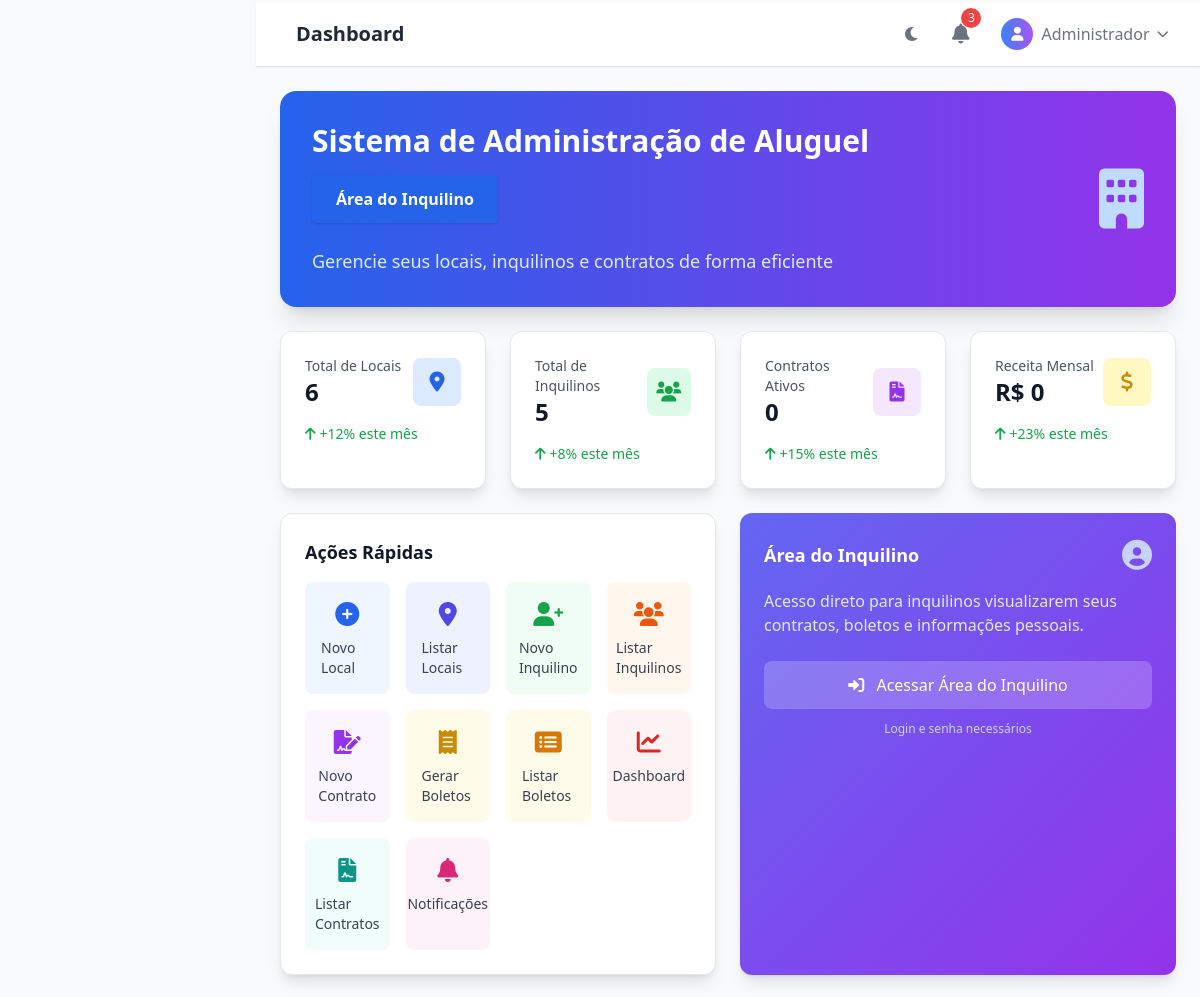
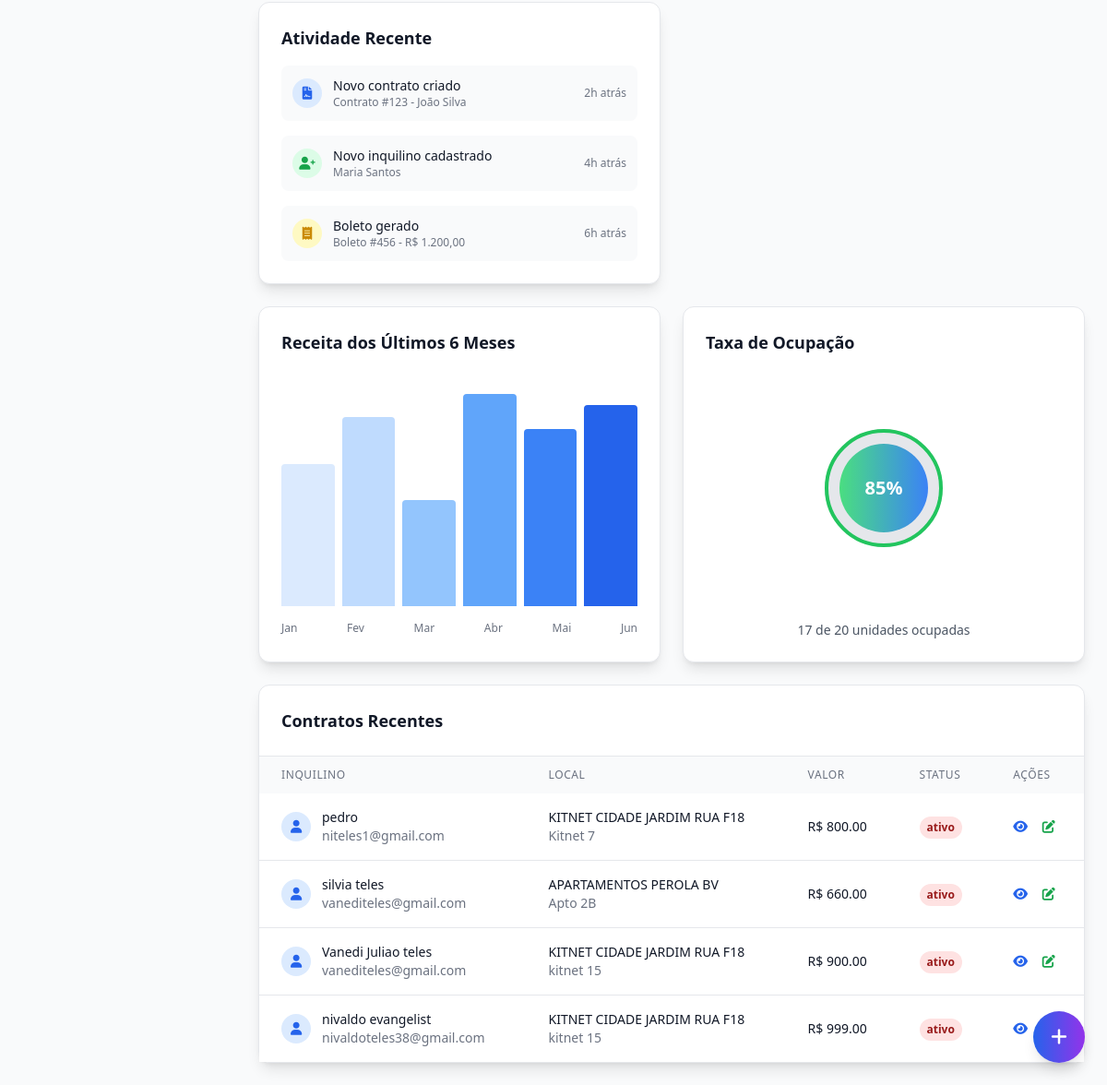
Before: / (lower part) with the older database file (2 pictures, top to bottom).
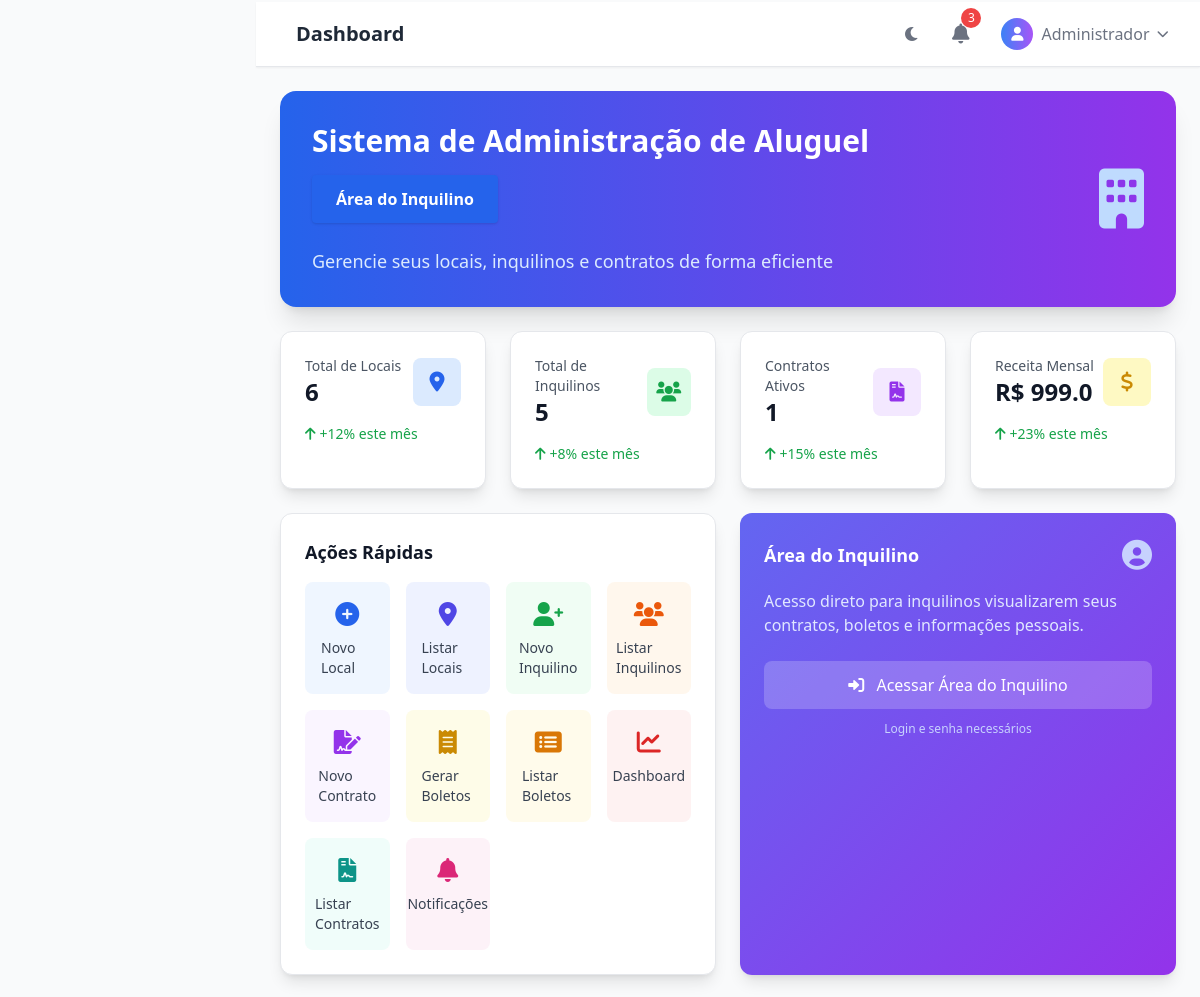
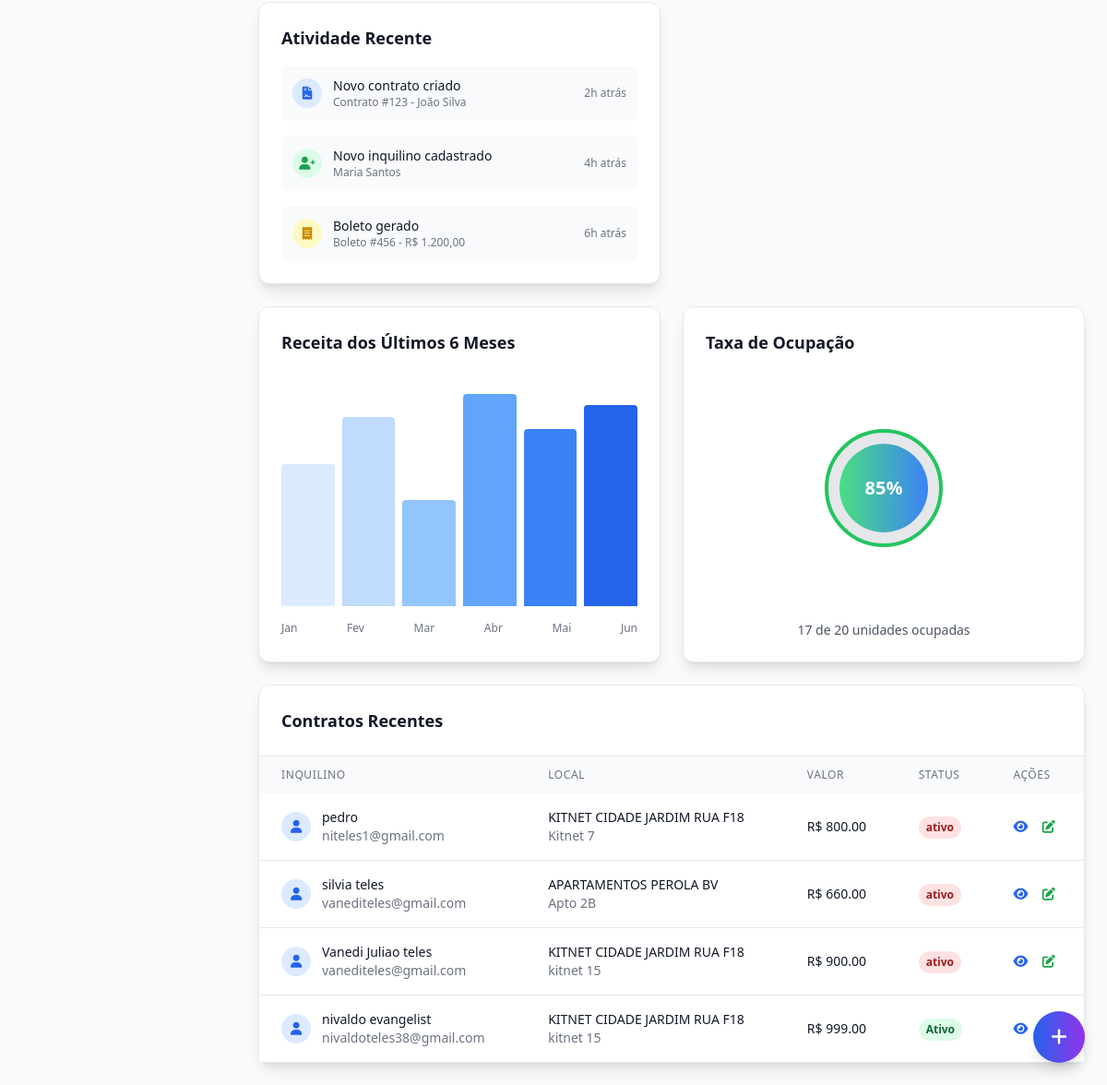
After: the same page with the newer database file (2 pictures, top to bottom).
### app/models.py (models this page shows, shortened)
class Contrato(db.Model):
    id = db.Column(db.Integer, primary_key=True)
    inquilino_id = db.Column(db.Integer, db.ForeignKey('inquilino.id'), nullable=False)
    unidade_id = db.Column(db.Integer, db.ForeignKey('unidade.id'), nullable=False)
    valor_aluguel = db.Column(db.Float, nullable=False)
    valor_caucao = db.Column(db.Float, nullable=True)  # Caução (aluguel + condomínio)
    data_inicio = db.Column(db.Date, nullable=False)
    data_fim = db.Column(db.Date, nullable=True)
    dia_vencimento = db.Column(db.String(2), nullable=False)  # Usar string para evitar erro com zeros à esquerda
    situacao = db.Column(db.String(20), nullable=False, default='Ativo')
    observacoes = db.Column(db.Text, nullable=True)
    proprietario_nome = db.Column(db.String(120), nullable=False)
    proprietario_cnpjcpf = db.Column(db.String(20), nullable=False)
    proprietario_endereco = db.Column(db.String(200), nullable=False)
    proprietario_telefone = db.Column(db.String(20), nullable=True)
    proprietario_email = db.Column(db.String(120), nullable=True)
    taxa_condominio = db.Column(db.Float, nullable=True)
    taxa_iptu = db.Column(db.Float, nullable=True)  # Corrigido nome
    taxa_assinatura = db.Column(db.Float, nullable=True)
    arquivo_contrato = db.Column(db.String(500), nullable=True)  # Caminho do arquivo PDF
    envelope_id = db.Column(db.String(100), nullable=True)  # ID do envelope no D4Sign
    status_assinatura = db.Column(db.String(20), nullable=True, default='nao_enviado')  # nao_enviado, enviado, assinado, cancelado
    arquivo_contrato_assinado = db.Column(db.String(500), nullable=True)  # Caminho do arquivo PDF assinado
    data_envio_assinatura = db.Column(db.DateTime, nullable=True)
    data_assinatura = db.Column(db.DateTime, nullable=True)
    boletos = db.relationship('Boleto', backref='contrato', lazy=True)

class Inquilino(db.Model):
    id = db.Column(db.Integer, primary_key=True)
    nome = db.Column(db.String(120), nullable=False)
    cpf = db.Column(db.String(14), unique=True, nullable=False)
    data_nascimento = db.Column(db.Date, nullable=False)
    idade = db.Column(db.Integer, nullable=True)  # Calculada automaticamente
    endereco = db.Column(db.String(200), nullable=False)
    cep = db.Column(db.String(9), nullable=False)
    telefone = db.Column(db.String(20), nullable=False)
    email = db.Column(db.String(120), nullable=True)
    unidade_id = db.Column(db.Integer, db.ForeignKey('unidade.id'), nullable=False)
    username = db.Column(db.String(50), unique=True, nullable=True)
    password_hash = db.Column(db.String(255), nullable=True)
    data_criacao_login = db.Column(db.DateTime, nullable=True)
    status_login = db.Column(db.String(20), nullable=False, default='inativo')  # inativo, ativo, bloqueado
    contratos = db.relationship('Contrato', backref='inquilino', lazy=True)

class Local(db.Model):
    id = db.Column(db.Integer, primary_key=True)
    nome = db.Column(db.String(120), nullable=False)
    unidades = db.relationship('Unidade', backref='local', lazy=True)

class Unidade(db.Model):
    id = db.Column(db.Integer, primary_key=True)
    nome = db.Column(db.String(120), nullable=False)
    local_id = db.Column(db.Integer, db.ForeignKey('local.id'), nullable=False)
    status = db.Column(db.String(20), nullable=False, default='disponivel')  # disponivel, ocupada, manutencao
    inquilinos = db.relationship('Inquilino', backref='unidade', lazy=True)
    contratos = db.relationship('Contrato', backref='unidade', lazy=True)

### app/routes.py (the view)
@app.route('/')
def index():
    contratos = Contrato.query.all()
    inquilinos = Inquilino.query.all()
    locais = Local.query.all()
    unidades = Unidade.query.all()
    stats = {
        'total_locais': len(locais),
        'total_inquilinos': len(inquilinos),
        'contratos_ativos': Contrato.query.filter_by(situacao='Ativo').count(),
        'receita_mensal': sum(c.valor_aluguel for c in contratos if c.situacao == 'Ativo')
    }
    contratos_recentes = Contrato.query.order_by(Contrato.id.desc()).limit(5).all()
    return render_template('index.html',
                         stats=stats,
                         contratos_recentes=contratos_recentes)

### app/templates/index.html (shortened to what the changed rows need)
{% extends "base_modern.html" %}
{% block page_title %}Dashboard{% endblock %}
{% block content %}
<div class="space-y-6 animate-fade-in">
    <div class="bg-gradient-to-r from-blue-600 to-purple-600 rounded-2xl p-8 text-white shadow-xl">
        <div class="flex items-center justify-between">
            <div>
                <h1 class="text-3xl font-bold mb-4">Sistema de Administração de Aluguel</h1>
            </div>
        </div>
    </div>
    <div class="grid grid-cols-1 md:grid-cols-2 lg:grid-cols-4 gap-6">
        <div class="bg-white dark:bg-gray-800 rounded-xl p-6 shadow-lg card-hover border border-gray-200 dark:border-gray-700">
            <div class="flex items-center justify-between">
                <div>
                    <p class="text-sm font-medium text-gray-600 dark:text-gray-400">Contratos Ativos</p>
                    <p class="text-2xl font-bold text-gray-900 dark:text-white">{{ stats.contratos_ativos }}</p>
                </div>
            </div>
        </div>
        <div class="bg-white dark:bg-gray-800 rounded-xl p-6 shadow-lg card-hover border border-gray-200 dark:border-gray-700">
            <div class="flex items-center justify-between">
                <div>
                    <p class="text-sm font-medium text-gray-600 dark:text-gray-400">Receita Mensal</p>
                    <p class="text-2xl font-bold text-gray-900 dark:text-white">R$ {{ stats.receita_mensal|default('0,00') }}</p>
                </div>
            </div>
        </div>
    </div>
    <div class="bg-white dark:bg-gray-800 rounded-xl shadow-lg border border-gray-200 dark:border-gray-700">
        <div class="overflow-x-auto">
            <table class="w-full">
                <thead class="bg-gray-50 dark:bg-gray-700">
                    <tr>
                        <th class="px-6 py-3 text-left text-xs font-medium text-gray-500 dark:text-gray-400 uppercase tracking-wider">Inquilino</th>
                        <th class="px-6 py-3 text-left text-xs font-medium text-gray-500 dark:text-gray-400 uppercase tracking-wider">Local</th>
                        <th class="px-6 py-3 text-left text-xs font-medium text-gray-500 dark:text-gray-400 uppercase tracking-wider">Valor</th>
                        <th class="px-6 py-3 text-left text-xs font-medium text-gray-500 dark:text-gray-400 uppercase tracking-wider">Status</th>
                        <th class="px-6 py-3 text-left text-xs font-medium text-gray-500 dark:text-gray-400 uppercase tracking-wider">Ações</th>
                    </tr>
                </thead>
                <tbody class="bg-white dark:bg-gray-800 divide-y divide-gray-200 dark:divide-gray-700">
                    {% for contrato in contratos_recentes %}
                    <tr class="hover:bg-gray-50 dark:hover:bg-gray-700 transition-colors duration-200">
                        <td class="px-6 py-4 whitespace-nowrap">
                            <div class="flex items-center">
                                <div class="w-8 h-8 bg-blue-100 dark:bg-blue-900 rounded-full flex items-center justify-center">
                                    <i class="fas fa-user text-blue-600 dark:text-blue-400 text-sm"></i>
                                </div>
                                <div class="ml-3">
                                    <div class="text-sm font-medium text-gray-900 dark:text-white">{{ contrato.inquilino.nome }}</div>
                                    <div class="text-sm text-gray-500 dark:text-gray-400">{{ contrato.inquilino.email }}</div>
                                </div>
                            </div>
                        </td>
                        <td class="px-6 py-4 whitespace-nowrap">
                            <div class="text-sm text-gray-900 dark:text-white">{{ contrato.unidade.local.nome }}</div>
                            <div class="text-sm text-gray-500 dark:text-gray-400">{{ contrato.unidade.nome }}</div>
                        </td>
                        <td class="px-6 py-4 whitespace-nowrap">
                            <div class="text-sm font-medium text-gray-900 dark:text-white">R$ {{ "%.2f"|format(contrato.valor_aluguel) }}</div>
                        </td>
                        <td class="px-6 py-4 whitespace-nowrap">
                            <span class="inline-flex px-2 py-1 text-xs font-semibold rounded-full
                                {% if contrato.situacao == 'Ativo' %}bg-green-100 text-green-800 dark:bg-green-900 dark:text-green-200
                                {% elif contrato.situacao == 'Pendente' %}bg-yellow-100 text-yellow-800 dark:bg-yellow-900 dark:text-yellow-200
                                {% else %}bg-red-100 text-red-800 dark:bg-red-900 dark:text-red-200{% endif %}">
                                {{ contrato.situacao }}
                            </span>
                        </td>
                        <td class="px-6 py-4 whitespace-nowrap text-sm font-medium">
                            <a href="{{ url_for('visualizar_contrato', contrato_id=contrato.id) }}" class="text-blue-600 dark:text-blue-400 hover:text-blue-900 dark:hover:text-blue-300 mr-3">
                                <i class="fas fa-eye"></i>
                            </a>
                            <a href="{{ url_for('editar_contrato', contrato_id=contrato.id) }}" class="text-green-600 dark:text-green-400 hover:text-green-900 dark:hover:text-green-300">
                                <i class="fas fa-edit"></i>
                            </a>
                        </td>
                    </tr>
                    {% endfor %}
                </tbody>
            </table>
        </div>
    </div>
</div>
{% endblock %}

Changed rows visible on the page:
changed Contrato "nivaldo evangelist": situacao "ativo" → "Ativo"
Other visible differences:
{{ stats.contratos_ativos }}: "0" → "1"
{{ stats.receita_mensal|default('0,00') }}: "0" → "999.0"
